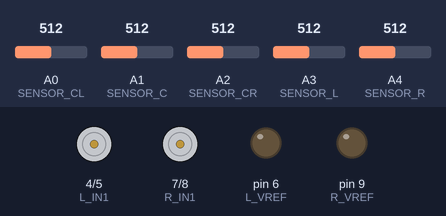
A sketch run on a simulated Arduino Uno, built with avr-gcc and run on an emulated ATmega328P. Parts: motor-driver pin pairs drawn as motors (green arrow = first pin HIGH = forward, orange = second pin HIGH = backward, longer = more drive), output pins drawn as LEDs (lit = HIGH). The test bench sets the inputs (shaded band); at power-on: A0 (SENSOR_CL) = 512, A1 (SENSOR_C) = 512, A3 (SENSOR_L) = 512, A2 (SENSOR_CR) = 512, A4 (SENSOR_R) = 512.

Above: at 1.2 s.
1.3 s: A0 (SENSOR_CL) set to 971
2.8 s: A0 (SENSOR_CL) set to 998
At 3.7 s:
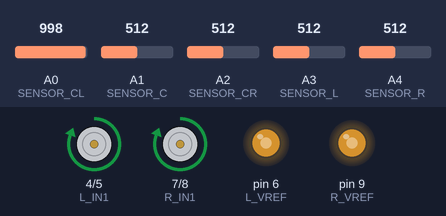
4.3 s: A1 (SENSOR_C) set to 970
5.8 s: A1 (SENSOR_C) set to 997
At 7.0 s:
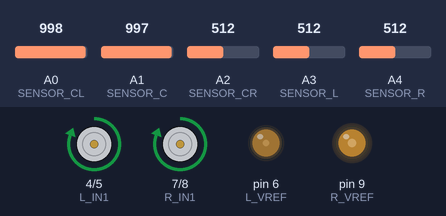
7.3 s: A1 (SENSOR_C) set to 716
At 8.3 s:
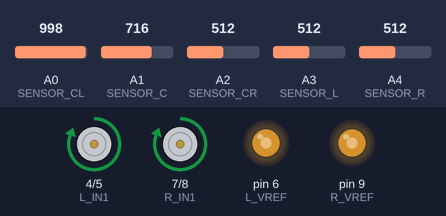
8.8 s: A3 (SENSOR_L) set to 969
10.3 s: A3 (SENSOR_L) set to 996
At 10.6 s:
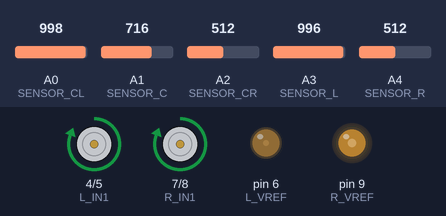
Timing chart, 0 to 12.8 s (numbered marks = the images above; inputs shaded):
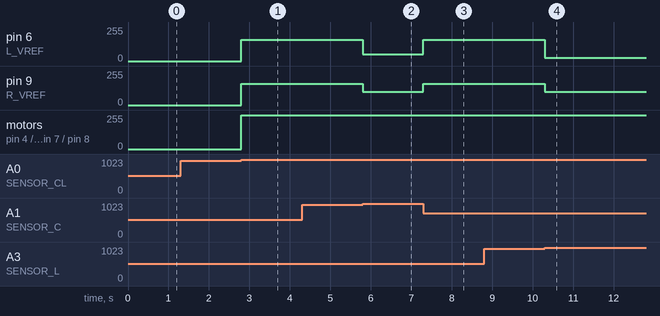

Measured:
- the behaviour switches between 980 and 981 on A0 (SENSOR_CL) (found by bisection; images 0 and 1)
- the behaviour switches between 980 and 981 on A1 (SENSOR_C) (found by bisection; images 1 and 2)
- the behaviour switches between 980 and 981 on A3 (SENSOR_L) (found by bisection; images 3 and 4)
- after the input at 1.3 s, every drawn part: stays the same
- after the input at 2.8 s, pin 6 (L_VREF), pin 9 (R_VREF): 0/255 → 160/255 at once; motor on pin 4 (L_IN1) / pin 5 (L_IN2), motor on pin 7 (R_IN1) / pin 8 (R_IN2): stopped → forward 255/255 at once
- after the input at 4.3 s, every drawn part: stays the same
- after the input at 5.8 s, pin 6 (L_VREF): 160/255 → 50/255 at once; pin 9 (R_VREF): 160/255 → 100/255 at once
- after the input at 7.3 s, pin 6 (L_VREF): 50/255 → 160/255 at once; pin 9 (R_VREF): 100/255 → 160/255 at once
- after the input at 8.8 s, every drawn part: stays the same
- after the input at 10.3 s, pin 6 (L_VREF): 160/255 → 25/255 at once; pin 9 (R_VREF): 160/255 → 100/255 at once

The sketch:

linetrace_2.ino
```cpp
//Motor Driver L : Digital Pin
#define L_IN1 4
#define L_IN2 5
#define L_VREF 6
//Motor Driver R : Digital Pin
#define R_IN1 7
#define R_IN2 8
#define R_VREF 9
//Sensor : Analog In
#define SENSOR_L A3
#define SENSOR_CL A0
#define SENSOR_C A1
#define SENSOR_CR A2
#define SENSOR_R A4
//Sensor Thereshold
#define TH_L 980
#define TH_CL 980
#define TH_C 980
#define TH_CR 980
#define TH_R 980

//Speed
#define SPEED 160
#define C_SPEED 100
#define COEF_2 0.5
#define COEF_3 0.25
#define COEF_4 0.0

boolean l_flag = false;
boolean r_flag = false;

void setup() {
  pinMode(L_IN1, OUTPUT);
  pinMode(L_IN2, OUTPUT);
  pinMode(R_IN1, OUTPUT);
  pinMode(R_IN2, OUTPUT);
  Serial.begin(9600);

  byte state;
}

void loop() {
  int L = analogRead(SENSOR_L);
  int CL = analogRead(SENSOR_CL);
  int C = analogRead(SENSOR_C);
  int CR = analogRead(SENSOR_CR);
  int R = analogRead(SENSOR_R);

  byte state = 0;
  int l_speed = 0;
  int r_speed = 0;

  if(L <= TH_L && CL <= TH_CL && C <= TH_C && CR <= TH_CR && R <= TH_R){
    state = 0;
  } else if(L <= TH_L && CL <= TH_CL && C > TH_C && CR <= TH_CR && R <= TH_R){
    state = 1;
  } else if(L <= TH_L && CL > TH_CL && C <= TH_C && CR <= TH_CR && R <= TH_R){
    state = 1;
    l_flag = true;
    r_flag = false;
  } else if(L <= TH_L && CL <= TH_CL && C <= TH_C && CR > TH_CR && R <= TH_R){
    state = 1;
    l_flag = false;
    r_flag = true;
  } else if(L <= TH_L && CL > TH_CL && C > TH_C && CR <= TH_CR){  // Rによらない
    state = 2;
    l_flag = true;
    r_flag = false;
  } else if(CL <= TH_CL && C > TH_C && CR > TH_CR && R <= TH_R){  // Lによらない
    state = 2;
    l_flag = false;
    r_flag = true;
  } else if(L > TH_L && CL > TH_CL && C <= TH_C && CR <= TH_CR){  // Rによらない
    state = 3;
    l_flag = true;
    r_flag = false;
  } else if(CL <= TH_CL && C <= TH_C && CR > TH_CR && R > TH_R){  // Lによらない
    state = 3;
    l_flag = false;
    r_flag = true;
  } else if(L > TH_L && CL <= TH_CL && C <= TH_C && CR <= TH_CR && R <= TH_R){
    state = 4;
    l_flag = true;
    r_flag = false;
  } else if(L <= TH_L && CL <= TH_CL && C <= TH_C && CR <= TH_CR && R > TH_R){
    state = 4;
    l_flag = false;
    r_flag = true;
  } else {
    state = 5;
  }

  switch(state){
    // B = 1, W = 0, X = {0,1}
    // コースアウト : (0,0,0,0,0)
    case 0:
      break;

    // 車体がラインと平行 : (0,0,1,0,0), (0,0,0,1,0), (0,1,0,0,0)
    case 1:
      turn(SPEED, SPEED);
      break;

    // ラインに対してやや斜め : (X,0,1,1,0), (0,1,1,0,X)
    case 2:
    if (l_flag){
      turn(COEF_2*C_SPEED, C_SPEED);
    } else if (r_flag) {
      turn(C_SPEED, COEF_2*C_SPEED);
    }
      break;

    // ラインに対して斜め : (X,0,0,1,1), (1,1,0,0,X)
    case 3:
    if (l_flag){
      turn(COEF_3*C_SPEED, C_SPEED);
    } else if (r_flag) {
      turn(C_SPEED, COEF_3*C_SPEED);
    }
      break;

    // ラインに対してかなり斜め : (1,0,0,0,0), (0,0,0,0,1)
    case 4:
    if (l_flag){
      turn(COEF_4*C_SPEED, C_SPEED);
    } else if (r_flag) {
      turn(C_SPEED, COEF_4*C_SPEED);
    }
      break;

    // 想定されない挙動
    case 5:
      break;

    default:
      break;
  }

}

void back(int speed){
  analogWrite(L_VREF, speed);
  analogWrite(R_VREF, speed);
  digitalWrite(L_IN1, LOW);
  digitalWrite(L_IN2, HIGH);
  digitalWrite(R_IN1, LOW);
  digitalWrite(R_IN2, HIGH);
}
void turn(int l_speed, int r_speed){
  analogWrite(L_VREF, l_speed);
  analogWrite(R_VREF, r_speed);
  digitalWrite(L_IN1, HIGH);
  digitalWrite(L_IN2, LOW);
  digitalWrite(R_IN1, HIGH);
  digitalWrite(R_IN2, LOW);
}
```
